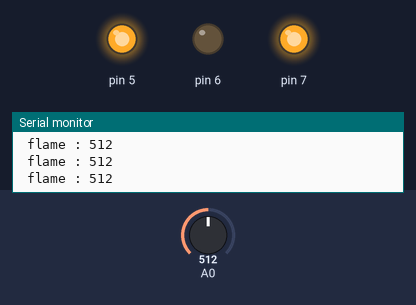
A sketch run on a simulated Arduino Uno, built with avr-gcc and run on an emulated ATmega328P. On the bench: output pins drawn as LEDs (lit = HIGH), the last lines printed to the serial monitor. The test bench sets the inputs (shaded band); at power-on: A0 = 512.

Above: at 1.2 s.
1.3 s: A0 set to 788
4.3 s: A0 set to 814
At 4.6 s:
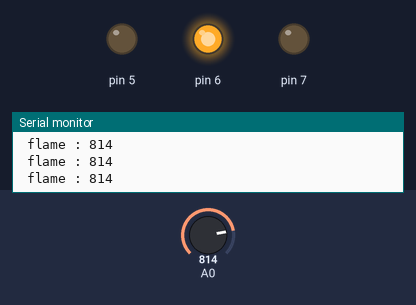
5.8 s: A0 set to 790
At 6.9 s:
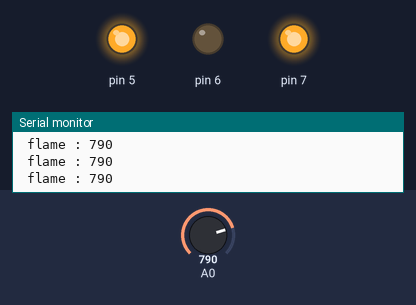
8.8 s: A0 set to 810
At 9.7 s:
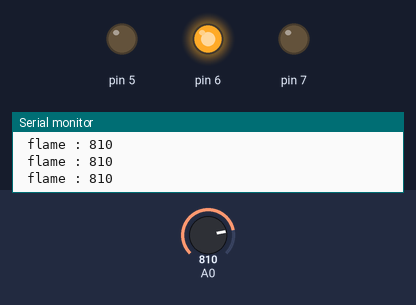
Timing chart, 0 to 11.3 s (numbered marks = the images above; inputs shaded):
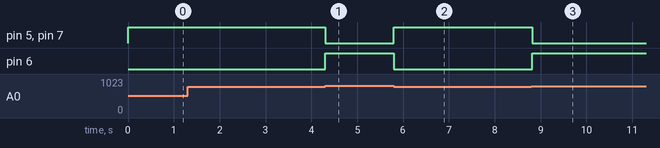

The sketch:

03_FlameSensor_RGBLED.ino
```cpp
//FLAME SENSOR & RGB LED

void setup() {
  Serial.begin(9600);
  pinMode(6, OUTPUT);
  pinMode(7, OUTPUT);
  pinMode(A0, INPUT);
  pinMode(5, OUTPUT);
}

void loop() {
  Serial.print(" flame : ");
  Serial.println(analogRead(A0));

  if (analogRead(A0) <= 800)
  {
    digitalWrite(7, HIGH);
    digitalWrite(6, LOW);
    digitalWrite(5, HIGH);
  }
  else
  {
    digitalWrite(7, LOW);
    digitalWrite(6, HIGH);
    digitalWrite(5, LOW);
  }
}
```

Measured:
- the behaviour switches between 800 and 801 on A0 (found by bisection; images 0 and 1)
- after the input at 4.3 s, pin 5, pin 7: HIGH → LOW at once; pin 6: LOW → HIGH at once
- after the input at 5.8 s, pin 5, pin 7: LOW → HIGH at once; pin 6: HIGH → LOW at once
- after the input at 8.8 s, pin 5, pin 7: HIGH → LOW at once; pin 6: LOW → HIGH at once
